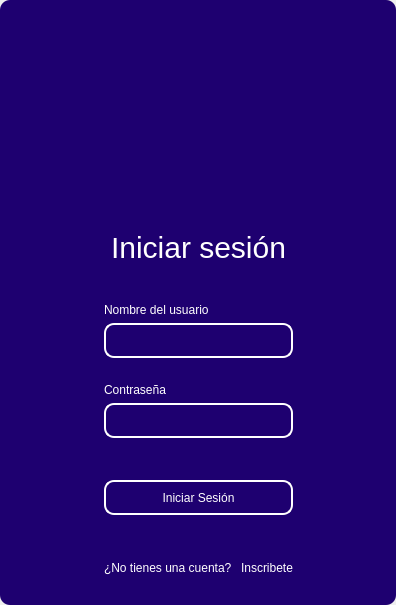
<?xml version="1.0" encoding="UTF-8"?>
<ui version="4.0">
 <class>MainWindow</class>
 <widget class="QMainWindow" name="MainWindow">
  <property name="geometry">
   <rect>
    <x>0</x>
    <y>0</y>
    <width>396</width>
    <height>605</height>
   </rect>
  </property>
  <property name="windowTitle">
   <string>MainWindow</string>
  </property>
  <property name="styleSheet">
   <string notr="true"/>
  </property>
  <widget class="QWidget" name="centralwidget">
   <property name="styleSheet">
    <string notr="true"/>
   </property>
   <layout class="QVBoxLayout" name="verticalLayout">
    <property name="spacing">
     <number>0</number>
    </property>
    <property name="leftMargin">
     <number>0</number>
    </property>
    <property name="topMargin">
     <number>0</number>
    </property>
    <property name="rightMargin">
     <number>0</number>
    </property>
    <property name="bottomMargin">
     <number>0</number>
    </property>
    <item>
     <widget class="QFrame" name="frame">
      <property name="enabled">
       <bool>true</bool>
      </property>
      <property name="styleSheet">
       <string notr="true">
QFrame {
border-radius:10px;
background-color:#1E0070;
 }
</string>
      </property>
      <property name="frameShape">
       <enum>QFrame::StyledPanel</enum>
      </property>
      <property name="frameShadow">
       <enum>QFrame::Raised</enum>
      </property>
      <layout class="QVBoxLayout" name="verticalLayout_2">
       <item>
        <widget class="QFrame" name="frame_superior">
         <property name="minimumSize">
          <size>
           <width>0</width>
           <height>40</height>
          </size>
         </property>
         <property name="maximumSize">
          <size>
           <width>16777215</width>
           <height>40</height>
          </size>
         </property>
         <property name="styleSheet">
          <string notr="true">QPushButton{
border-radius:18px;
}

QPushButton:hover{
	background-color: rgb(0, 0, 0);
}
</string>
         </property>
         <property name="frameShape">
          <enum>QFrame::StyledPanel</enum>
         </property>
         <property name="frameShadow">
          <enum>QFrame::Raised</enum>
         </property>
         <layout class="QHBoxLayout" name="horizontalLayout_3">
          <property name="spacing">
           <number>4</number>
          </property>
          <property name="leftMargin">
           <number>0</number>
          </property>
          <property name="topMargin">
           <number>0</number>
          </property>
          <property name="rightMargin">
           <number>0</number>
          </property>
          <property name="bottomMargin">
           <number>0</number>
          </property>
          <item>
           <spacer name="horizontalSpacer_2">
            <property name="orientation">
             <enum>Qt::Horizontal</enum>
            </property>
            <property name="sizeHint" stdset="0">
             <size>
              <width>443</width>
              <height>20</height>
             </size>
            </property>
           </spacer>
          </item>
          <item>
           <widget class="QPushButton" name="bt_minimize">
            <property name="minimumSize">
             <size>
              <width>38</width>
              <height>38</height>
             </size>
            </property>
            <property name="maximumSize">
             <size>
              <width>38</width>
              <height>38</height>
             </size>
            </property>
            <property name="text">
             <string/>
            </property>
            <property name="icon">
             <iconset>
              <normaloff>image/minus.svg</normaloff>image/minus.svg</iconset>
            </property>
            <property name="iconSize">
             <size>
              <width>38</width>
              <height>38</height>
             </size>
            </property>
           </widget>
          </item>
          <item>
           <widget class="QPushButton" name="bt_maximize">
            <property name="minimumSize">
             <size>
              <width>38</width>
              <height>38</height>
             </size>
            </property>
            <property name="maximumSize">
             <size>
              <width>38</width>
              <height>38</height>
             </size>
            </property>
            <property name="text">
             <string/>
            </property>
            <property name="icon">
             <iconset>
              <normaloff>image/chevron-up.svg</normaloff>image/chevron-up.svg</iconset>
            </property>
            <property name="iconSize">
             <size>
              <width>38</width>
              <height>38</height>
             </size>
            </property>
           </widget>
          </item>
          <item>
           <widget class="QPushButton" name="bt_normal">
            <property name="minimumSize">
             <size>
              <width>38</width>
              <height>38</height>
             </size>
            </property>
            <property name="maximumSize">
             <size>
              <width>38</width>
              <height>38</height>
             </size>
            </property>
            <property name="text">
             <string/>
            </property>
            <property name="icon">
             <iconset>
              <normaloff>image/chevron-down.svg</normaloff>image/chevron-down.svg</iconset>
            </property>
            <property name="iconSize">
             <size>
              <width>38</width>
              <height>38</height>
             </size>
            </property>
           </widget>
          </item>
          <item>
           <widget class="QPushButton" name="bt_close">
            <property name="minimumSize">
             <size>
              <width>38</width>
              <height>38</height>
             </size>
            </property>
            <property name="maximumSize">
             <size>
              <width>38</width>
              <height>38</height>
             </size>
            </property>
            <property name="text">
             <string/>
            </property>
            <property name="icon">
             <iconset>
              <normaloff>image/x.svg</normaloff>image/x.svg</iconset>
            </property>
            <property name="iconSize">
             <size>
              <width>38</width>
              <height>38</height>
             </size>
            </property>
           </widget>
          </item>
         </layout>
        </widget>
       </item>
       <item>
        <widget class="QFrame" name="frame_3">
         <property name="frameShape">
          <enum>QFrame::StyledPanel</enum>
         </property>
         <property name="frameShadow">
          <enum>QFrame::Raised</enum>
         </property>
         <layout class="QHBoxLayout" name="horizontalLayout_4">
          <item>
           <spacer name="horizontalSpacer_3">
            <property name="orientation">
             <enum>Qt::Horizontal</enum>
            </property>
            <property name="sizeHint" stdset="0">
             <size>
              <width>178</width>
              <height>20</height>
             </size>
            </property>
           </spacer>
          </item>
          <item>
           <layout class="QVBoxLayout" name="verticalLayout_4">
            <item>
             <spacer name="verticalSpacer">
              <property name="orientation">
               <enum>Qt::Vertical</enum>
              </property>
              <property name="sizeHint" stdset="0">
               <size>
                <width>28</width>
                <height>28</height>
               </size>
              </property>
             </spacer>
            </item>
            <item>
             <widget class="QPushButton" name="btn_icon">
              <property name="minimumSize">
               <size>
                <width>0</width>
                <height>100</height>
               </size>
              </property>
              <property name="styleSheet">
               <string notr="true">
QPushButton{
border-radius:18px;
background-color:#1E0070;
}</string>
              </property>
              <property name="text">
               <string/>
              </property>
              <property name="iconSize">
               <size>
                <width>80</width>
                <height>80</height>
               </size>
              </property>
             </widget>
            </item>
            <item>
             <widget class="QFrame" name="frame_4">
              <property name="maximumSize">
               <size>
                <width>400</width>
                <height>600</height>
               </size>
              </property>
              <property name="styleSheet">
               <string notr="true">QLabel {
	color: rgb(255, 255, 254);
	font: 12pt &quot;Arial&quot;;
	background-color: rgba(0, 0, 0,0);
}


QLineEdit{
background-color: rgba(0, 0, 0,0);
border-radius:10px; 
font: 12pt &quot;Arial&quot;;
color: rgb(255, 255, 254);
border: 2px solid  rgb(255, 255, 255);

}

QLineEdit:hover{
background-color: rgba(0, 0, 0,0);
border-radius:10px; 
font: 12pt &quot;Arial&quot;;
border: 2px solid  rgb(120, 0, 171);
}

QLineEdit:focus{
background-color: rgb(0, 0, 0);
border-radius:10px; 
font: 12pt &quot;Arial&quot;;
border: 2px solid rgb(120, 0, 171);
}

QCheckBox{
	font: 12pt &quot;Arial&quot;;
	color: rgb(255, 255, 255);
}

QCheckBox::indicator {
    width: 18px;
    height:18px;
}

QCheckBox::indicator:unchecked {
   background-image: url(image/square.svg);
}

QCheckBox::indicator:checked {
   background-image: url(image/check-square.svg);
}

QPushButton{
border-radius:10px; 
font: 12pt &quot;Arial&quot;;
color: rgb(255, 255, 254);
border: 2px solid #ffffff;
}

QPushButton:hover{
border-radius:10px; 
font: 12pt &quot;Arial&quot;;
color: rgb(255, 255, 255);
border: 2px solid rgb(120, 0, 171);
	background-color: rgb(120, 0, 171);
}
</string>
              </property>
              <property name="frameShape">
               <enum>QFrame::StyledPanel</enum>
              </property>
              <property name="frameShadow">
               <enum>QFrame::Raised</enum>
              </property>
              <layout class="QVBoxLayout" name="verticalLayout_3">
               <item>
                <spacer name="verticalSpacer_3">
                 <property name="orientation">
                  <enum>Qt::Vertical</enum>
                 </property>
                 <property name="sizeHint" stdset="0">
                  <size>
                   <width>20</width>
                   <height>40</height>
                  </size>
                 </property>
                </spacer>
               </item>
               <item>
                <widget class="QLabel" name="label_3">
                 <property name="minimumSize">
                  <size>
                   <width>100</width>
                   <height>100</height>
                  </size>
                 </property>
                 <property name="styleSheet">
                  <string notr="true">font-size: 30px</string>
                 </property>
                 <property name="text">
                  <string>Iniciar sesión</string>
                 </property>
                 <property name="alignment">
                  <set>Qt::AlignCenter</set>
                 </property>
                </widget>
               </item>
               <item>
                <widget class="QLabel" name="label_4">
                 <property name="text">
                  <string>Nombre del usuario</string>
                 </property>
                </widget>
               </item>
               <item>
                <widget class="QLineEdit" name="nametxt">
                 <property name="minimumSize">
                  <size>
                   <width>0</width>
                   <height>35</height>
                  </size>
                 </property>
                 <property name="text">
                  <string/>
                 </property>
                </widget>
               </item>
               <item>
                <spacer name="verticalSpacer_4">
                 <property name="orientation">
                  <enum>Qt::Vertical</enum>
                 </property>
                 <property name="sizeHint" stdset="0">
                  <size>
                   <width>20</width>
                   <height>40</height>
                  </size>
                 </property>
                </spacer>
               </item>
               <item>
                <widget class="QLabel" name="label_5">
                 <property name="text">
                  <string>Contraseña</string>
                 </property>
                </widget>
               </item>
               <item>
                <widget class="QLineEdit" name="passwordtxt">
                 <property name="minimumSize">
                  <size>
                   <width>0</width>
                   <height>35</height>
                  </size>
                 </property>
                 <property name="maximumSize">
                  <size>
                   <width>16777215</width>
                   <height>16777215</height>
                  </size>
                 </property>
                 <property name="echoMode">
                  <enum>QLineEdit::Password</enum>
                 </property>
                </widget>
               </item>
               <item>
                <spacer name="verticalSpacer_5">
                 <property name="orientation">
                  <enum>Qt::Vertical</enum>
                 </property>
                 <property name="sizeHint" stdset="0">
                  <size>
                   <width>20</width>
                   <height>40</height>
                  </size>
                 </property>
                </spacer>
               </item>
               <item>
                <spacer name="verticalSpacer_6">
                 <property name="orientation">
                  <enum>Qt::Vertical</enum>
                 </property>
                 <property name="sizeHint" stdset="0">
                  <size>
                   <width>20</width>
                   <height>40</height>
                  </size>
                 </property>
                </spacer>
               </item>
               <item>
                <widget class="QPushButton" name="btn_login">
                 <property name="minimumSize">
                  <size>
                   <width>0</width>
                   <height>35</height>
                  </size>
                 </property>
                 <property name="cursor">
                  <cursorShape>PointingHandCursor</cursorShape>
                 </property>
                 <property name="text">
                  <string>Iniciar Sesión</string>
                 </property>
                </widget>
               </item>
               <item>
                <spacer name="verticalSpacer_7">
                 <property name="orientation">
                  <enum>Qt::Vertical</enum>
                 </property>
                 <property name="sizeHint" stdset="0">
                  <size>
                   <width>20</width>
                   <height>40</height>
                  </size>
                 </property>
                </spacer>
               </item>
               <item>
                <layout class="QHBoxLayout" name="horizontalLayout_2"/>
               </item>
               <item>
                <spacer name="verticalSpacer_8">
                 <property name="orientation">
                  <enum>Qt::Vertical</enum>
                 </property>
                 <property name="sizeHint" stdset="0">
                  <size>
                   <width>20</width>
                   <height>40</height>
                  </size>
                 </property>
                </spacer>
               </item>
               <item>
                <layout class="QHBoxLayout" name="horizontalLayout">
                 <item>
                  <widget class="QLabel" name="label_2">
                   <property name="text">
                    <string>¿No tienes una cuenta? </string>
                   </property>
                  </widget>
                 </item>
                 <item>
                  <widget class="QPushButton" name="btn_register">
                   <property name="cursor">
                    <cursorShape>PointingHandCursor</cursorShape>
                   </property>
                   <property name="styleSheet">
                    <string notr="true">QPushButton{
border-radius:10px; 
font: 12pt &quot;Arial&quot;;
color: rgb(255, 255, 254);
border: None;
background-color: None;
}

QPushButton:hover{
border-radius:10px; 
font: 12pt &quot;Arial&quot;;
color: rgb(117, 0, 175);
border: None;
background-color: None;
}
</string>
                   </property>
                   <property name="text">
                    <string>Inscribete</string>
                   </property>
                  </widget>
                 </item>
                 <item>
                  <spacer name="horizontalSpacer">
                   <property name="orientation">
                    <enum>Qt::Horizontal</enum>
                   </property>
                   <property name="sizeHint" stdset="0">
                    <size>
                     <width>40</width>
                     <height>20</height>
                    </size>
                   </property>
                  </spacer>
                 </item>
                </layout>
               </item>
              </layout>
             </widget>
            </item>
            <item>
             <spacer name="verticalSpacer_2">
              <property name="orientation">
               <enum>Qt::Vertical</enum>
              </property>
              <property name="sizeHint" stdset="0">
               <size>
                <width>20</width>
                <height>40</height>
               </size>
              </property>
             </spacer>
            </item>
           </layout>
          </item>
          <item>
           <spacer name="horizontalSpacer_4">
            <property name="orientation">
             <enum>Qt::Horizontal</enum>
            </property>
            <property name="sizeHint" stdset="0">
             <size>
              <width>177</width>
              <height>20</height>
             </size>
            </property>
           </spacer>
          </item>
         </layout>
        </widget>
       </item>
      </layout>
     </widget>
    </item>
   </layout>
  </widget>
 </widget>
 <resources/>
 <connections/>
</ui>
